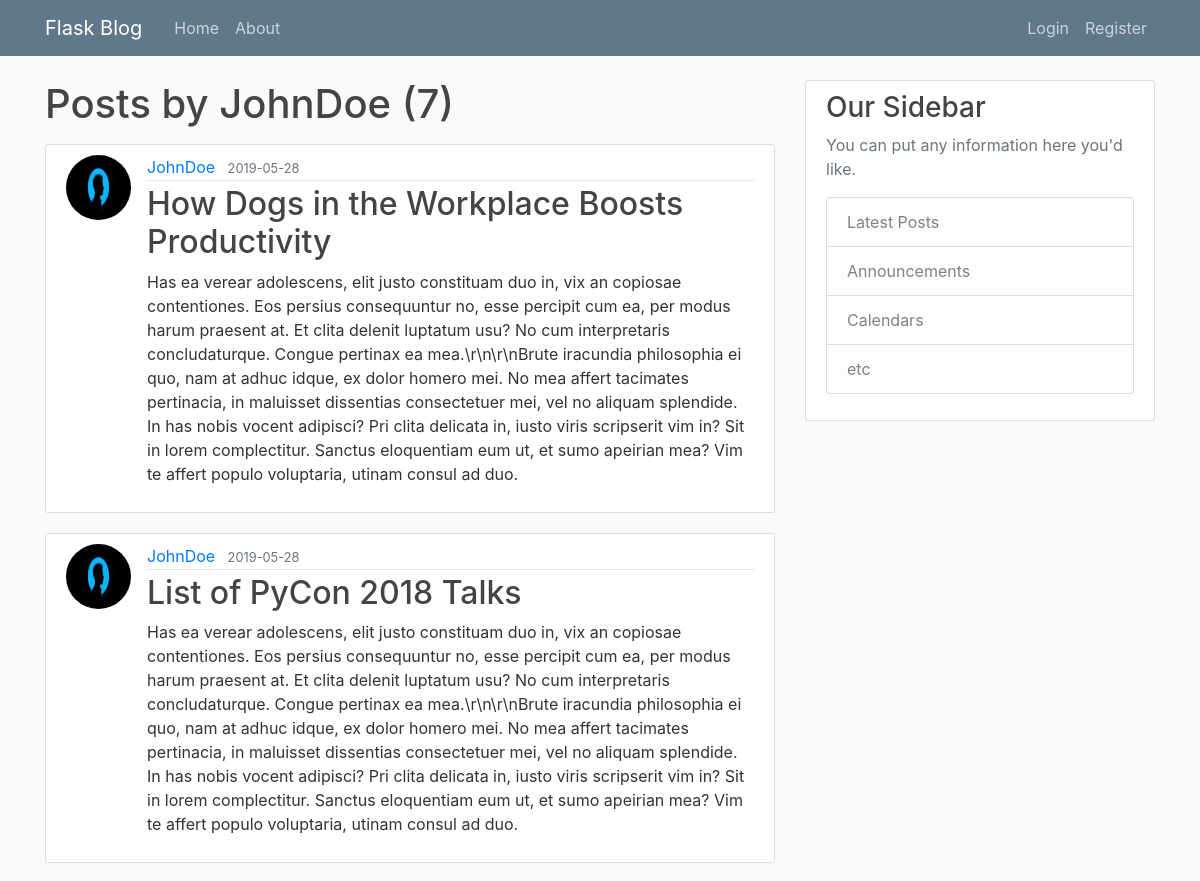
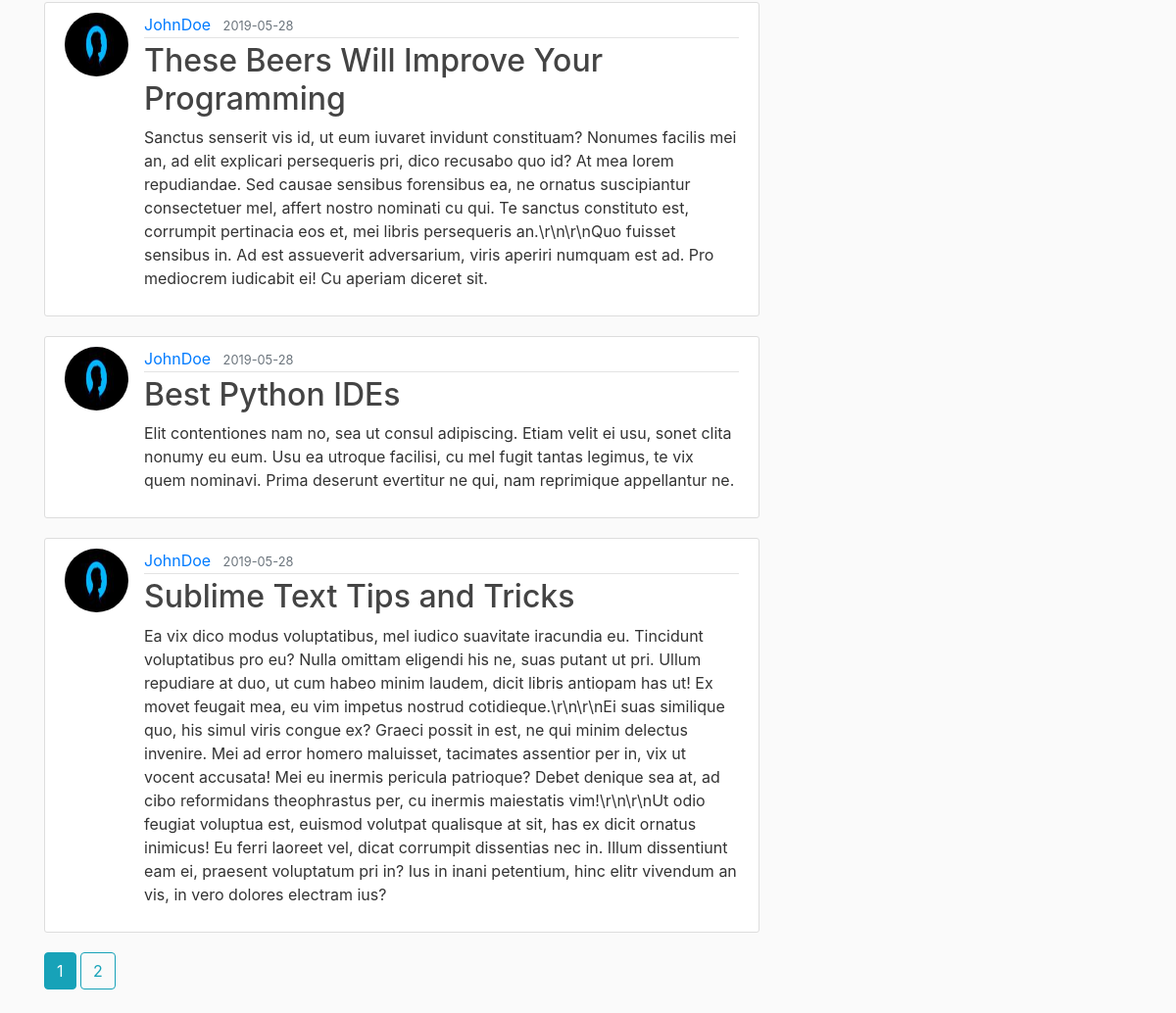
Page /user/JohnDoe on the earlier database version (2 pictures, top to bottom).
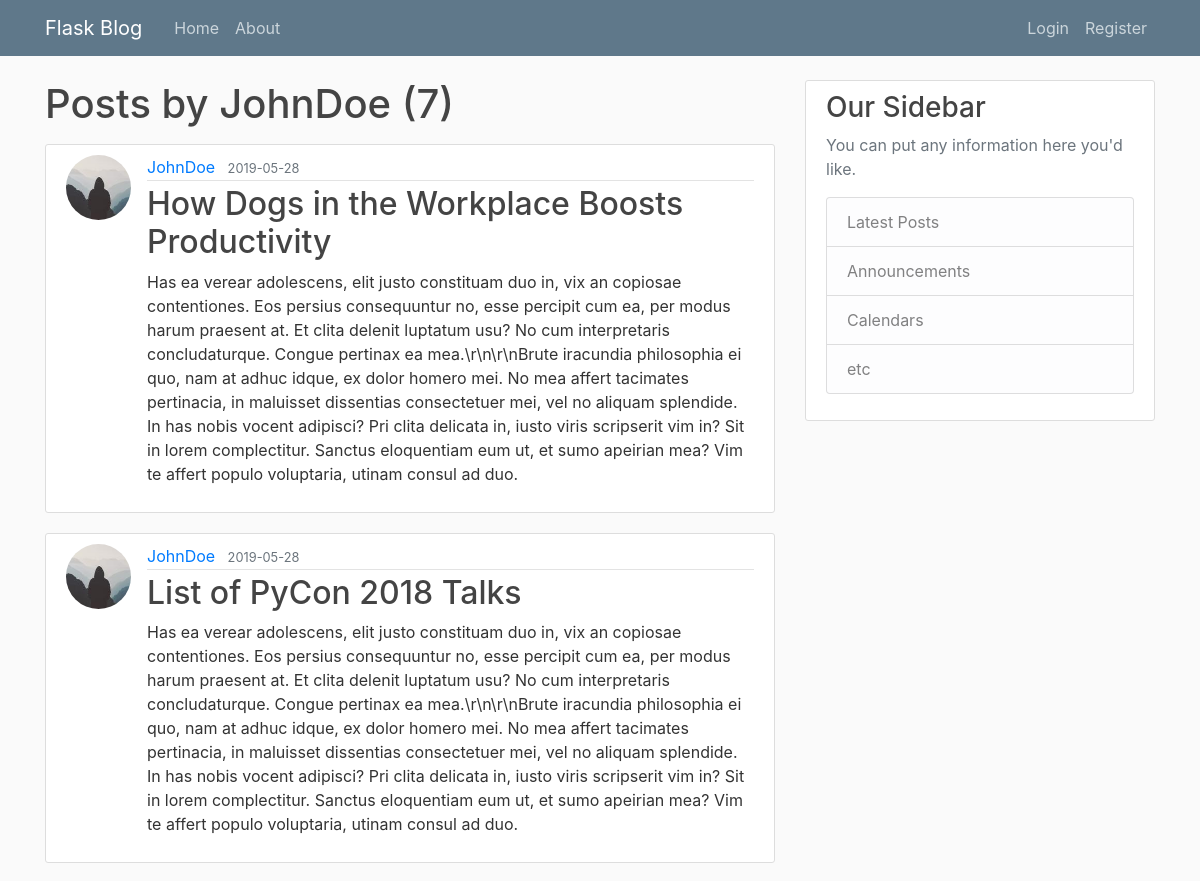
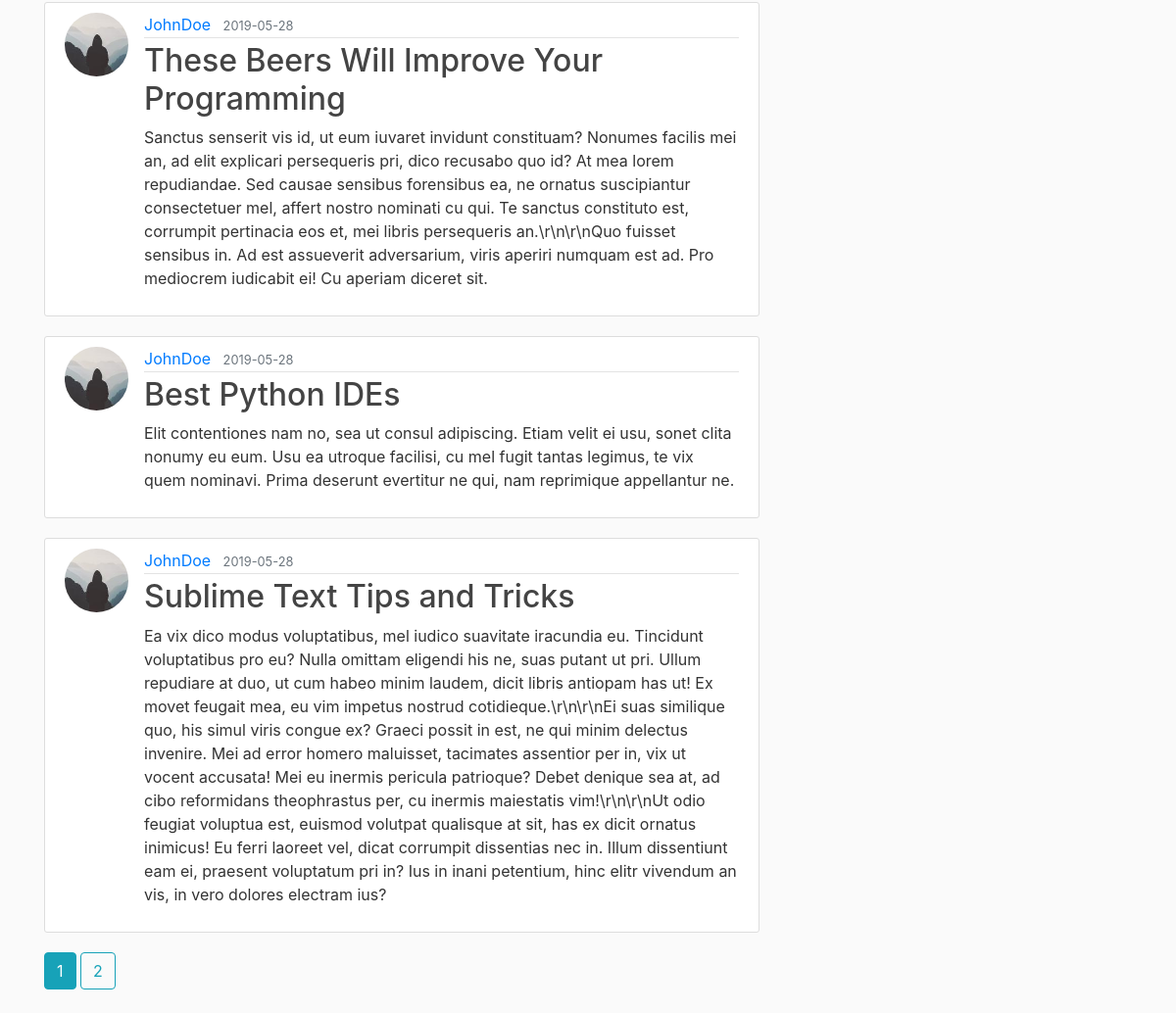
Same page on the later database version (2 pictures, top to bottom).
### flaskblog/models.py (models this page shows, shortened)
class Post(db.Model):
    id = db.Column(db.Integer, primary_key=True)
    title = db.Column(db.String(100), nullable=False)
    date_posted = db.Column(db.DateTime, nullable=False,
                            default=datetime.utcnow)
    content = db.Column(db.Text, nullable=False)
    user_id = db.Column(db.Integer, db.ForeignKey('user.id'), nullable=False)

class User(db.Model, UserMixin):
    id = db.Column(db.Integer, primary_key=True)
    username = db.Column(db.String(20), unique=True, nullable=False)
    email = db.Column(db.String(120), unique=True, nullable=False)
    image_file = db.Column(db.String(20), nullable=False,
                           default='default.jpg')
    password = db.Column(db.String(60), nullable=False)
    posts = db.relationship('Post', backref='author', lazy=True)

### flaskblog/users/routes.py (the view)
@users.route("/user/<string:username>")
def user_posts(username):
    page = request.args.get('page', 1, type=int)
    user = User.query.filter_by(username=username).first_or_404()
    posts = Post.query.filter_by(author=user)\
        .order_by(Post.date_posted.desc()) \
        .paginate(page=page, per_page=5)
    return render_template('user_posts.html', posts=posts, user=user)

### flaskblog/templates/user_posts.html
{% extends "layout.html" %} {% block content %}
<h1 class="mb-3">Posts by {{ user.username }} ({{ posts.total }})</h1>
{% for post in posts.items %}
<article class="media content-section">
  <img
    class="rounded-circle article-img"
    src="{{ url_for('static', filename='profile_pics/' + post.author.image_file) }}"
  />
  <div class="media-body">
    <div class="article-metadata">
      <a
        class="mr-2"
        href="{{ url_for('users.user_posts', username=post.author.username) }}"
        >{{ post.author.username }}</a
      >
      <small class="text-muted">{{
        post.date_posted.strftime("%Y-%m-%d")
      }}</small>
    </div>
    <h2>
      <a class="article-title" href="{{ url_for('posts.post', post_id=post.id)}}">{{
        post.title
      }}</a>
    </h2>
    <p class="article-content">{{ post.content }}</p>
  </div>
</article>
{% endfor %} {% for page_num in posts.iter_pages(left_edge=1, right_edge=1,
left_current=1, right_current=2) %} {% if page_num %} {% if posts.page ==
page_num %}
<a
  class="btn btn-info mb-4"
  href="{{ url_for('users.user_posts', username=user.username, page=page_num) }}"
  >{{ page_num }}</a
>
{% else %}
<a
  class="btn btn-outline-info mb-4"
  href="{{ url_for('users.user_posts', username=user.username, page=page_num) }}"
  >{{ page_num }}</a
>
{% endif %} {% else %} ... {% endif %} {% endfor %} {% endblock content %}

Differences in the rows shown:
changed through a linked row, Post "How Dogs in the Workplace Boosts Productivity": image_file: a different picture
changed through a linked row, Post "List of PyCon 2018 Talks": image_file: a different picture
changed through a linked row, Post "These Beers Will Improve Your Programming": image_file: a different picture
changed through a linked row, Post "Best Python IDEs": image_file: a different picture
changed through a linked row, Post "Sublime Text Tips and Tricks": image_file: a different picture
